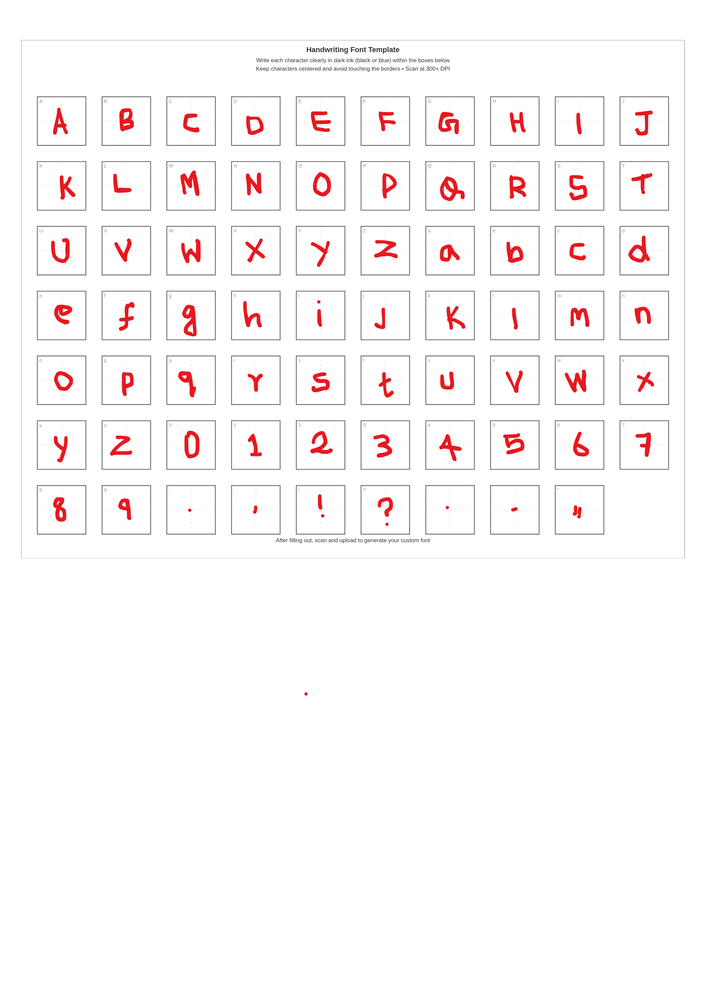
#> input picture Sample_test_input.png, 706 x 999 px, shrunk from 2100 x 2970 before the run; its folder holds only this picture in this run
$ python -i font_generator.py   (imports and definitions only)
#> lines starting #> are read from the running program, lines starting #| are printed output that depends on the picture; after the words box and inside, x2 and y2 are one past the last pixel; in counts of white or black regions, pixels touching at a corner belong together
import logging
import os
import subprocess
import uuid
import cv2
import numpy as np
import fontforge

# Define the character set in the order they appear on the template
# This is crucial for correctly mapping segmented images to characters.
CHARACTERS = "ABCDEFGHIJKLMNOPQRSTUVWXYZabcdefghijklmnopqrstuvwxyz0123456789"
EXPECTED_CHAR_COUNT = len(CHARACTERS)

def generate_font_from_image(image_path):
    """
    Main function to generate a font from a handwriting template image.
    Orchestrates the entire pipeline from image to .ttf file.
    """
    logging.info(f"Starting font generation for: {image_path}")

    # Create a unique directory for this processing job to avoid file collisions
    job_id = str(uuid.uuid4())
    temp_dir = os.path.join('backend', 'temp', job_id)
    os.makedirs(temp_dir, exist_ok=True)

    output_filename = f"font_{job_id}.ttf"
    output_path = os.path.join('backend/generated_fonts', output_filename)

    try:
        # 1. Preprocess the image
        preprocessed_image = preprocess_image(image_path)
        if preprocessed_image is None:
            raise ValueError("Image could not be loaded or preprocessed.")
        logging.info("Image preprocessed successfully.")

        # 2. Segment characters from the image
        character_images = segment_characters(preprocessed_image)
        if not character_images:
            raise ValueError("Could not segment characters from the image.")
        logging.info(f"Segmented {len(character_images)} characters.")

        # 3. Create the font file from the character images
        create_font_from_characters(character_images, temp_dir, output_path)
        logging.info(f"Font successfully created at: {output_path}")

        return output_path

    except Exception as e:
        logging.error(f"An error occurred during font generation: {e}")
        # In case of error, return None or re-raise
        raise
    finally:
        # 4. Clean up temporary files
        import shutil
        if os.path.exists(temp_dir):
            shutil.rmtree(temp_dir)
        logging.info(f"Cleaned up temporary directory: {temp_dir}")


def preprocess_image(image_path):
    """
    Loads an image, converts it to grayscale, and applies thresholding.
    """
#> called with image_path = '../Sample_test_input.png'
    img = cv2.imread(image_path, cv2.IMREAD_GRAYSCALE)
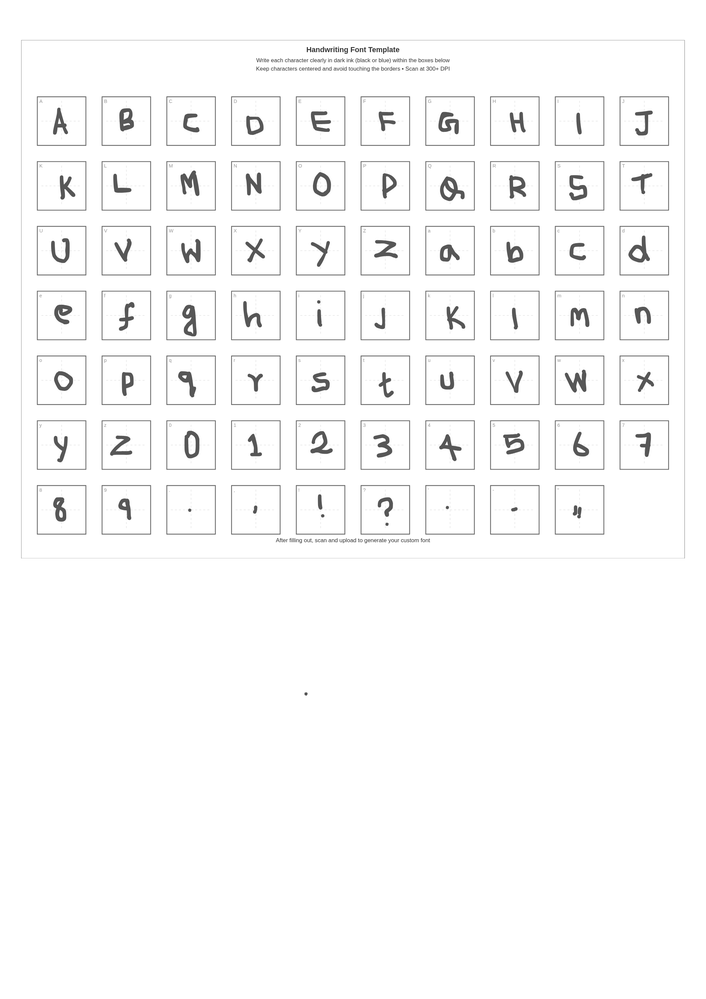
#> img: shape (999, 706); min 46, max 255, mean 249.1
    if img is None:
        return None

    # Apply Gaussian blur to reduce noise
    blurred = cv2.GaussianBlur(img, (5, 5), 0)

    # Use adaptive thresholding to get a clean binary image
    # This is better than a simple global threshold for varying lighting
    binary_img = cv2.adaptiveThreshold(
        blurred, 255, cv2.ADAPTIVE_THRESH_GAUSSIAN_C,
        cv2.THRESH_BINARY_INV, 11, 2
    )
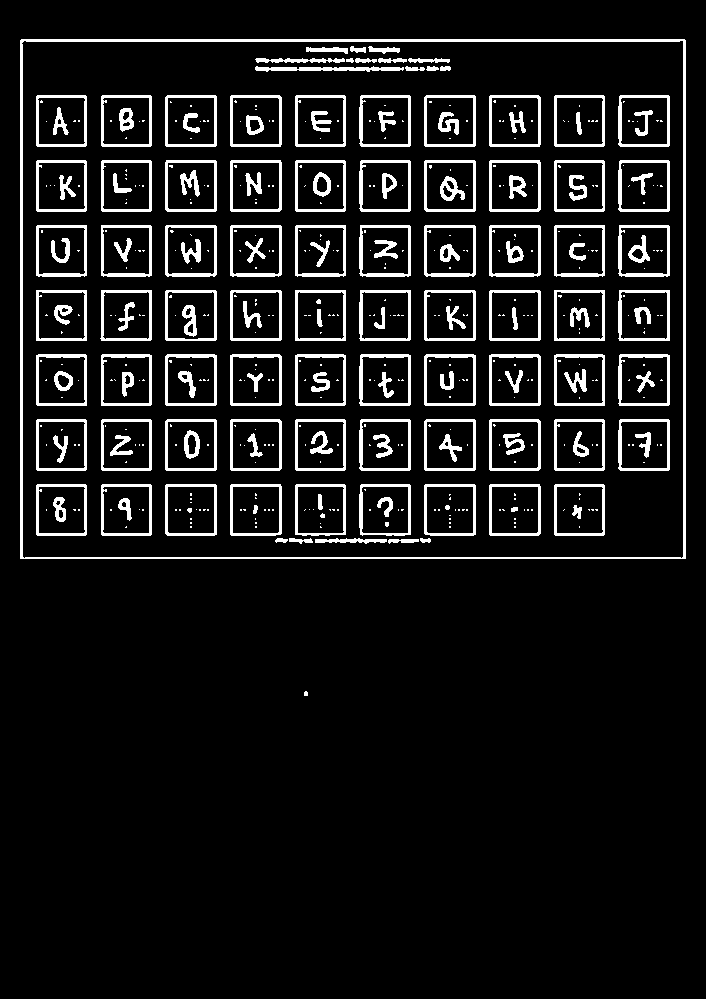
#> binary_img: shape (999, 706); 9% white; 529 white regions (372 under 20 px)

    return binary_img


def segment_characters(binary_image):
    """
    Finds character boxes in the image, sorts them, and extracts each character.
    """
    # Find contours in the image
    contours, _ = cv2.findContours(binary_image, cv2.RETR_EXTERNAL, cv2.CHAIN_APPROX_SIMPLE)
#> contours = 2 contours, 1 with area under 20; largest, box (x1, y1, x2, y2) and area: (20, 39, 686, 559) 345134

    # Filter contours to find potential character boxes
    char_boxes = []
    h, w = binary_image.shape
#> h = 999; w = 706
    min_area = (w * h) * 0.001 # Heuristic: min area for a char box
#> min_area = 705.3
    max_area = (w * h) * 0.05  # Heuristic: max area
#> max_area = 35264.7

    for contour in contours:
        x, y, w_box, h_box = cv2.boundingRect(contour)
        area = w_box * h_box
        aspect_ratio = w_box / float(h_box)

        # Check if the contour is roughly square and within area limits
        if min_area < area < max_area and 0.5 < aspect_ratio < 2.0:
            char_boxes.append((x, y, w_box, h_box))
#> this loop made 2 passes
#> (x, y, w_box, h_box, area, aspect_ratio) on passes 1 to 2: (304, 691, 4, 5, 20, 0.8), (20, 39, 666, 520, 346320, 1.28)
#> after the loop, char_boxes = []

    # If we don't find enough boxes, something went wrong
    if len(char_boxes) < EXPECTED_CHAR_COUNT * 0.8: # Allow for some misses
        logging.warning(f"Found only {len(char_boxes)} contours, expected around {EXPECTED_CHAR_COUNT}.")
        # Fallback or error
        return []

    # Sort the character boxes by their position (top-to-bottom, left-to-right)
    # This is a critical step to map them to the correct characters.
    char_boxes.sort(key=lambda b: (b[1] // 100, b[0])) # Group by row, then sort by column

    # Extract the image for each character
    character_images = []
    for (x, y, w_box, h_box) in char_boxes:
        # Add a small margin around the character
        margin = 5
        char_img = binary_image[y-margin:y+h_box+margin, x-margin:x+w_box+margin]
        character_images.append(char_img)

    return character_images[:EXPECTED_CHAR_COUNT] # Return only the expected number

def create_font_from_characters(character_images, temp_dir, output_font_path):
    """
    Uses FontForge and Potrace to create a .ttf font from character images.
    """
    font = fontforge.font()
    font.fontname = "MyHandwritingFont"
    font.familyname = "My Handwriting Font"
    font.fullname = "My Handwriting Font"

    for i, char_img in enumerate(character_images):
        char = CHARACTERS[i]

        # 1. Save the character image as a temporary bitmap file
        bmp_path = os.path.join(temp_dir, f"char_{i}.bmp")
        cv2.imwrite(bmp_path, char_img)

        # 2. Vectorize the bitmap using potrace (BMP to SVG)
        svg_path = os.path.join(temp_dir, f"char_{i}.svg")
        subprocess.run(
            ["potrace", bmp_path, "-s", "-o", svg_path],
            check=True
        )

        # 3. Create a glyph in the font and import the SVG
        glyph = font.createChar(ord(char))
        glyph.importOutlines(svg_path)

        # Clean up temporary files for this character
        os.remove(bmp_path)
        os.remove(svg_path)

    # 4. Generate the final TTF font file
    font.generate(output_font_path)
    logging.info(f"Font generated at {output_font_path}")

>>> result = generate_font_from_image('../Sample_test_input.png')
#> (the run stopped early here; a loop or call above may not have finished)
